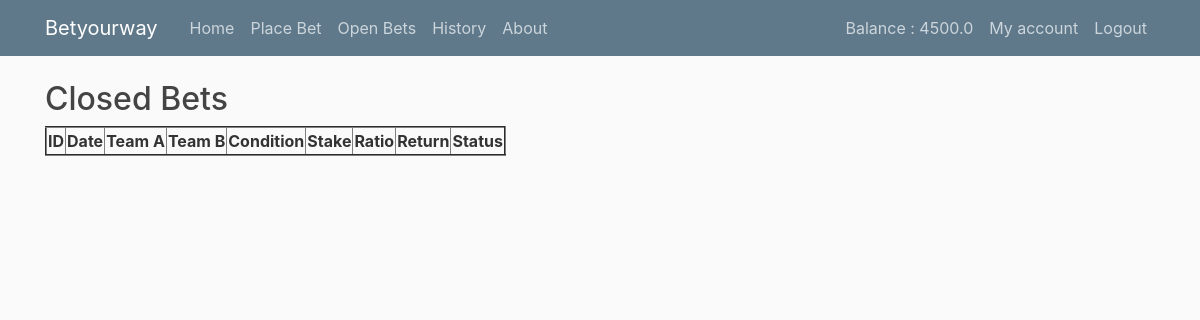
The page /bet_history (signed in) on the database as committed earlier.
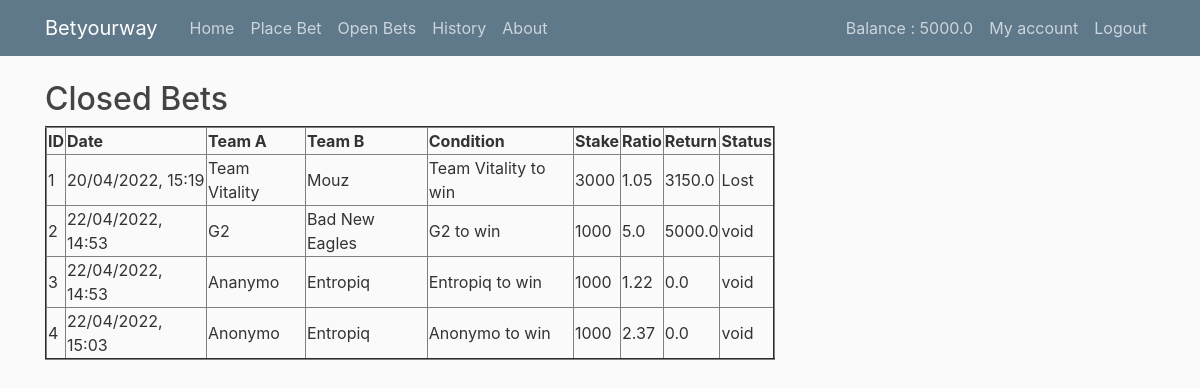
The same page on the database as committed later.
### simulator/models.py (models this page shows, shortened)
class User(db.Model,UserMixin):
    id = db.Column(db.Integer, primary_key=True)
    username = db.Column(db.String(20), unique=True, nullable=False)
    password = db.Column(db.String(70), nullable=False)
    bets = db.relationship('Bets_placed', backref='bets', lazy=True)
    amount=db.Column(db.Float(20) , default=0.0)

class Bets_placed(db.Model):
    id = db.Column(db.Integer, primary_key=True)
    team_a = db.Column(db.String(100), nullable=False)
    team_b = db.Column(db.String(100), nullable=False)
    condition = db.Column(db.String(100), nullable=False)
    date_placed = db.Column(db.DateTime, nullable=False, default=datetime.utcnow)
    stake = db.Column(db.Float, nullable=False)
    ratio = db.Column(db.Float, nullable=False)
    return_ = db.Column(db.Float, nullable=False)
    bet_status = db.Column(db.String(5), default='Open')
    user_id = db.Column(db.Integer, db.ForeignKey('user.id'), nullable=False)

### simulator/routes.py (the view)
@app.route('/bet_history',methods=['GET', 'POST'])
@login_required
def bet_history():
    if current_user.is_authenticated:
            current_amount=User.query.filter_by(username=current_user.username).first()
            balance=current_amount.amount
    bets=Bets_placed.query.filter_by(user_id=current_user.username,bet_status='Open')
    bets=Bets_placed.query.filter(Bets_placed.bet_status !='Open',Bets_placed.user_id==current_user.username)
    return render_template('bets_history.html',bets=bets,balance=balance)

### simulator/models.py (called while the page is built)
@login_manager.user_loader
def load_user(user_id):
    return User.query.get(int(user_id))

### simulator/templates/bets_history.html
{% extends "layout.html" %}
{% block content %}
<h2>Closed Bets</h2>
<table border="2">
    <tr>
        <th>ID</th>
        <th>Date</th>
        <th>Team A</th>
        <th>Team B</th>
        <th>Condition</th>
        <th>Stake</th>
        <th>Ratio</th>
        <th>Return</th>
        <th>Status</th>
    </tr>
    {% for b in bets %}
    <tr>
        <td>{{  b.id  }}</td>
        <td>{{ (b.date_placed).strftime("%d/%m/%Y, %H:%M")  }}</td>
        <td>{{  b.team_a  }}</td>
        <td>{{  b.team_b  }}</td>
        <td>{{  b.condition  }}</td>
        <td>{{  b.stake  }}</td>
        <td>{{  b.ratio  }}</td>
        <td>{{  b.return_  }}</td>
        <td>{{  b.bet_status  }}</td>
        </tr>
        {% endfor %}
</table>
{% endblock content %}

### simulator/templates/layout.html (shortened to what this page needs)
<!DOCTYPE html>
<html>
<head>
    <link rel="stylesheet" href="https://maxcdn.bootstrapcdn.com/bootstrap/4.0.0/css/bootstrap.min.css">
    <link rel="stylesheet" type="text/css" href="{{ url_for('static', filename='main.css') }}">
</head>
<body>
    <header class="site-header">
      <nav class="navbar navbar-expand-md navbar-dark bg-steel fixed-top">
        <div class="container">
          <a class="navbar-brand mr-4" href="/">Betyourway</a>
          <div class="collapse navbar-collapse" id="navbarToggle">
            <div class="navbar-nav mr-auto">
              <a class="nav-item nav-link" href="/">Home</a>
              {% if current_user.is_authenticated%}
                <a class="nav-item nav-link" href="/newbet">Place Bet</a>
                <a class="nav-item nav-link" href="/openbets">Open Bets</a>
                <a class="nav-item nav-link" href="/bet_history">History</a>
                {% endif %}
              <a class="nav-item nav-link" href="/about">About</a>
            </div>
            <div class="navbar-nav">
              {% if current_user.is_authenticated%}
              <a class="nav-item nav-link" >Balance : {{balance}}</a>
                <a class="nav-item nav-link" href="/account">My account</a>
                <a class="nav-item nav-link" href="/logout">Logout</a>
              {% else%}
                <a class="nav-item nav-link" href="/login">Login</a>
                <a class="nav-item nav-link" href="/register">Register</a>
              {% endif %}
            </div>
          </div>
        </div>
      </nav>
    </header>
    <main role="main" class="container">
      <div class="row">
        <div class="col-md-8">
          {% block content %}{% endblock %}
        </div>
      </div>
    </main>
</body>
</html>

### simulator/static/main.css (style rules this page uses)
body { background: #fafafa; color: #333333; margin-top: 5rem; }
h1, h2, h3, h4, h5, h6 { color: #444444; }
.bg-steel { background-color: #5f788a; }
.site-header .navbar-nav .nav-link { color: #cbd5db; }

Rows that differ between the two databases and show on the page:
changed User: amount "4500.0" → "5000.0"
now on this page (row edited): Bets_placed: id "1", date_placed "20/04/2022, 15:19", team_a "Team Vitality", team_b "Mouz", condition "Team Vitality to win", stake "3000", ratio "1.05", return_ "3150.0", bet_status "Lost"
added Bets_placed: id "2", date_placed "22/04/2022, 14:53", team_a "G2", team_b "Bad New Eagles", condition "G2 to win", stake "1000", ratio "5.0", return_ "5000.0", bet_status "void"
added Bets_placed: id "3", date_placed "22/04/2022, 14:53", team_a "Ananymo", team_b "Entropiq", condition "Entropiq to win", stake "1000", ratio "1.22", return_ "0.0", bet_status "void"
added Bets_placed: id "4", date_placed "22/04/2022, 15:03", team_a "Anonymo", team_b "Entropiq", condition "Anonymo to win", stake "1000", ratio "2.37", return_ "0.0", bet_status "void"
